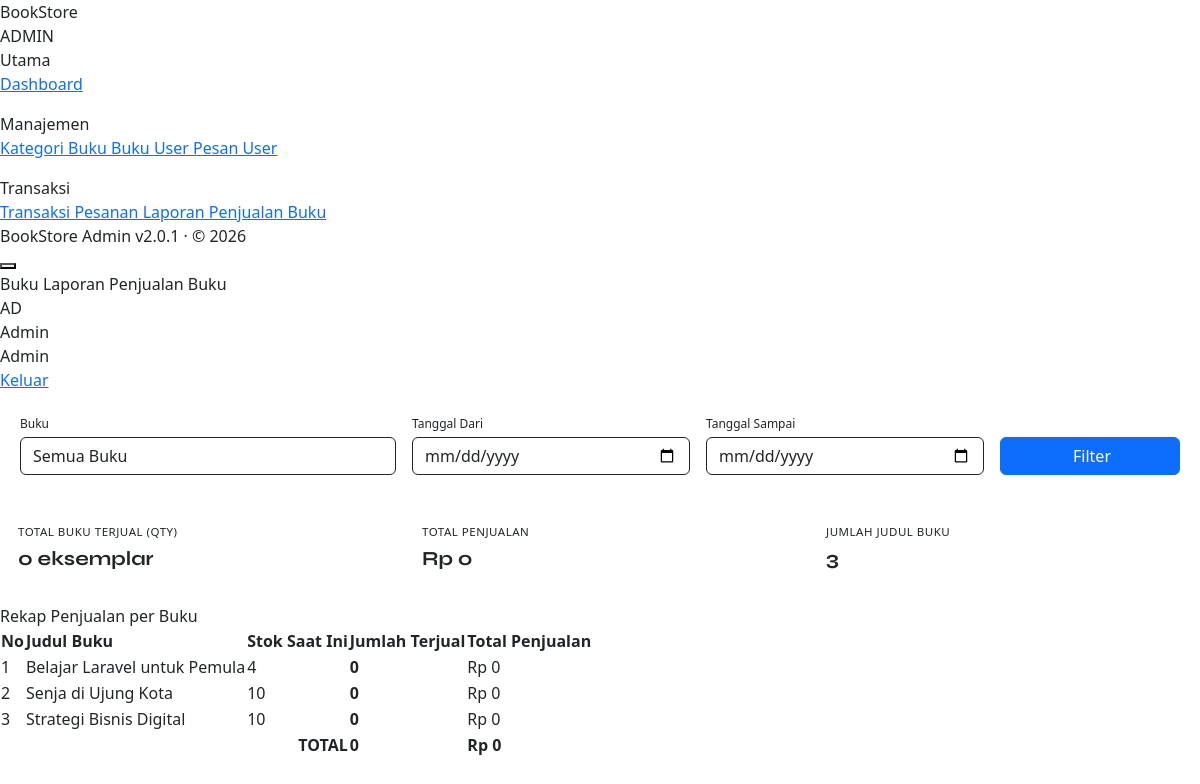
Screenshot of /admin/modules/laporan/index.php (signed in) with the database file from the repository.
### tables this page shows
CREATE TABLE `m_buku` (
  `id` int NOT NULL,
  `id_kategori` int NOT NULL,
  `judul_buku` varchar(200) NOT NULL,
  `deskripsi` text,
  `penulis` varchar(200) DEFAULT NULL,
  `penerbit` varchar(100) NOT NULL,
  `tahun_penerbit` date NOT NULL,
  `harga` decimal(10,2) NOT NULL DEFAULT '0.00',
  `stok` int DEFAULT '0',
  `gambar` varchar(255) DEFAULT NULL,
  `is_active` tinyint DEFAULT '1',
  `created_at` datetime DEFAULT NULL,
  `created_by` int DEFAULT NULL,
  `updated_at` datetime DEFAULT NULL,
  `updated_by` int DEFAULT NULL
);

### function/helpers.php (called while the page is built, shortened)
<?php
function format_rupiah($amount)
{
    return 'Rp ' . number_format((float) $amount, 0, ',', '.');
}
function get_laporan_penjualan($conn, $id_buku = 0, $tanggal_dari = '', $tanggal_sampai = '')
{
    $id_buku = (int) $id_buku;
    $tanggal_dari = trim($tanggal_dari);
    $tanggal_sampai = trim($tanggal_sampai);
    $sold_where = 'h.id_status = ' . (int) STATUS_TERKONFIRMASI;
    $buku_where = '';
    $sql = "SELECT
                b.id,
                b.judul_buku,
                b.stok AS stok_tersedia,
                COALESCE(sold.jumlah_terjual, 0) AS jumlah_terjual,
                COALESCE(sold.total_harga, 0) AS total_harga
            FROM m_buku b
            LEFT JOIN (
                SELECT
                    d.id_buku,
                    SUM(d.jumlah_buku) AS jumlah_terjual,
                    SUM(d.total_harga) AS total_harga
                FROM trans_d_pesanan d
                INNER JOIN trans_h_pesanan h ON h.id = d.id_header AND {$sold_where}
                GROUP BY d.id_buku
            ) sold ON sold.id_buku = b.id
            {$buku_where}
            ORDER BY b.judul_buku ASC";
    $result = mysqli_query($conn, $sql);
    $rows = [];
    $total_stok_tersedia = 0;
    $total_buku_terjual = 0;
    $total_harga = 0;
    while ($row = mysqli_fetch_assoc($result)) {
        $rows[] = $row;
        $total_stok_tersedia += (int) ($row['stok_tersedia'] ?? 0);
        $total_buku_terjual += (int) ($row['jumlah_terjual'] ?? 0);
        $total_harga += (float) ($row['total_harga'] ?? 0);
    }
    return [
        'rows' => $rows,
        'total_stok_tersedia' => $total_stok_tersedia,
        'total_buku_terjual' => $total_buku_terjual,
        'total_harga' => $total_harga,
        'error' => null,
    ];
}
    ?>

### admin/modules/laporan/index.php (the view, shortened to what this page needs)
<?php
require_once __DIR__ . '/../../../includes/admin/init.php';
$filter_buku = (int) ($_GET['id_buku'] ?? 0);
$filter_dari = trim($_GET['tanggal_dari'] ?? '');
$filter_sampai = trim($_GET['tanggal_sampai'] ?? '');
$laporan = get_laporan_penjualan($conn, $filter_buku, $filter_dari, $filter_sampai);
$laporan_rows = $laporan['rows'];
require_once ADMIN_INCLUDES . 'layout.php';
?>
<div class="page active">
    <div class="laporan-filter-card">
        <form method="get" class="row g-3 align-items-end">
            <div class="col-md-4">
                <label for="id_buku" class="form-label">Buku</label>
                <select name="id_buku" id="id_buku" class="form-select">
                    <option value="0">Semua Buku</option>
                </select>
            </div>
            <div class="col-md-3">
                <label for="tanggal_dari" class="form-label">Tanggal Dari</label>
                <input type="date" name="tanggal_dari" id="tanggal_dari" class="form-control" value="<?= htmlspecialchars($filter_dari) ?>">
            </div>
            <div class="col-md-3">
                <label for="tanggal_sampai" class="form-label">Tanggal Sampai</label>
                <input type="date" name="tanggal_sampai" id="tanggal_sampai" class="form-control" value="<?= htmlspecialchars($filter_sampai) ?>">
            </div>
            <div class="col-md-2 d-flex gap-2">
                <button type="submit" class="btn btn-primary w-100">
                    <i class="bi bi-funnel me-1"></i> Filter
                </button>
            </div>
        </form>
    </div>
    <div class="laporan-summary">
        <div class="laporan-summary-item">
            <div class="label">Total Buku Terjual (qty)</div>
            <div class="value"><?= (int) $laporan['total_buku_terjual'] ?> eksemplar</div>
        </div>
        <div class="laporan-summary-item">
            <div class="label">Total Penjualan</div>
            <div class="value"><?= format_rupiah($laporan['total_harga']) ?></div>
        </div>
        <div class="laporan-summary-item">
            <div class="label">Jumlah Judul Buku</div>
            <div class="value"><?= count($laporan_rows) ?></div>
        </div>
    </div>
    <div class="table-card">
        <div class="table-head">
            <div class="table-title">Rekap Penjualan per Buku</div>
        </div>
        <div class="table-responsive">
            <table class="custom-table">
                <thead>
                    <tr>
                        <th>No</th>
                        <th>Judul Buku</th>
                        <th>Stok Saat Ini</th>
                        <th>Jumlah Terjual</th>
                        <th>Total Penjualan</th>
                    </tr>
                </thead>
                <tbody>
                    <?php if (empty($laporan_rows)): ?>
                        <tr>
                            <td colspan="5" class="text-center py-4" style="color: var(--muted2);">
                                Tidak ada data laporan untuk filter yang dipilih.
                            </td>
                        </tr>
                    <?php else: ?>
                        <?php $no = 1; ?>
                        <?php foreach ($laporan_rows as $row): ?>
                            <tr>
                                <td><?= $no++ ?></td>
                                <td>
                                    <div class="t-event-name"><?= htmlspecialchars($row['judul_buku'] ?? '-') ?></div>
                                </td>
                                <td><?= (int) ($row['stok_tersedia'] ?? 0) ?></td>
                                <td><strong><?= (int) ($row['jumlah_terjual'] ?? 0) ?></strong></td>
                                <td><?= format_rupiah($row['total_harga'] ?? 0) ?></td>
                            </tr>
                        <?php endforeach; ?>
                    <?php endif; ?>
                </tbody>
                <?php if (!empty($laporan_rows)): ?>
                    <tfoot>
                        <tr>
                            <td colspan="3" class="text-end">TOTAL</td>
                            <td><?= (int) $laporan['total_buku_terjual'] ?></td>
                            <td><?= format_rupiah($laporan['total_harga']) ?></td>
                        </tr>
                    </tfoot>
                <?php endif; ?>
            </table>
        </div>
    </div>
</div>
<?php require_once ADMIN_INCLUDES . 'footer.php'; ?>

### admin/modules/laporan/index.php (style rules this page uses)
.laporan-filter-card { background: var(--card); border: 1px solid var(--border); border-radius: 16px; padding: 18px 20px; margin-bottom: 16px; }
.laporan-filter-card .form-label { font-size: 0.75rem; color: var(--muted2); margin-bottom: 4px; }
.laporan-filter-card .form-control, .laporan-filter-card .form-select { background: var(--surface); border-color: var(--border); color: var(--heading); }
.laporan-summary { display: flex; flex-wrap: wrap; gap: 12px; margin-bottom: 16px; }
.laporan-summary-item { background: var(--card); border: 1px solid var(--border); border-radius: 12px; padding: 14px 18px; min-width: 200px; flex: 1; }
.laporan-summary-item .label { font-size: 0.72rem; color: var(--muted2); text-transform: uppercase; letter-spacing: 0.5px; }
.laporan-summary-item .value { font-family: 'Syne', sans-serif; font-size: 1.25rem; font-weight: 700; color: var(--heading); margin-top: 4px; }
.custom-table tfoot td { background: var(--surface); font-weight: 700; color: var(--heading); border-top: 2px solid var(--border); }

### rows the page displays
m_buku: judul_buku "Belajar Laravel untuk Pemula", stok "4", jumlah_terjual "0", total_harga "Rp 0"
m_buku: judul_buku "Senja di Ujung Kota", stok "10", jumlah_terjual "0", total_harga "Rp 0"
m_buku: judul_buku "Strategi Bisnis Digital", stok "10", jumlah_terjual "0", total_harga "Rp 0"

### other values shown
$section_labels[$section_key] "Utama"
$item['label'] "Dashboard"
$section_labels[$section_key] "Manajemen"
$item['label'] "Kategori Buku"
$item['label'] "Buku"
$item['label'] "User"
$item['label'] "Pesan User"
$section_labels[$section_key] "Transaksi"
$item['label'] "Transaksi Pesanan"
$item['label'] "Laporan Penjualan Buku"
$breadcrumb_title "Laporan Penjualan Buku"
$admin_inisial "AD"
$admin_nama "Admin"
$laporan['total_buku_terjual'] "0"
format_rupiah($laporan['total_harga']) "Rp 0"
